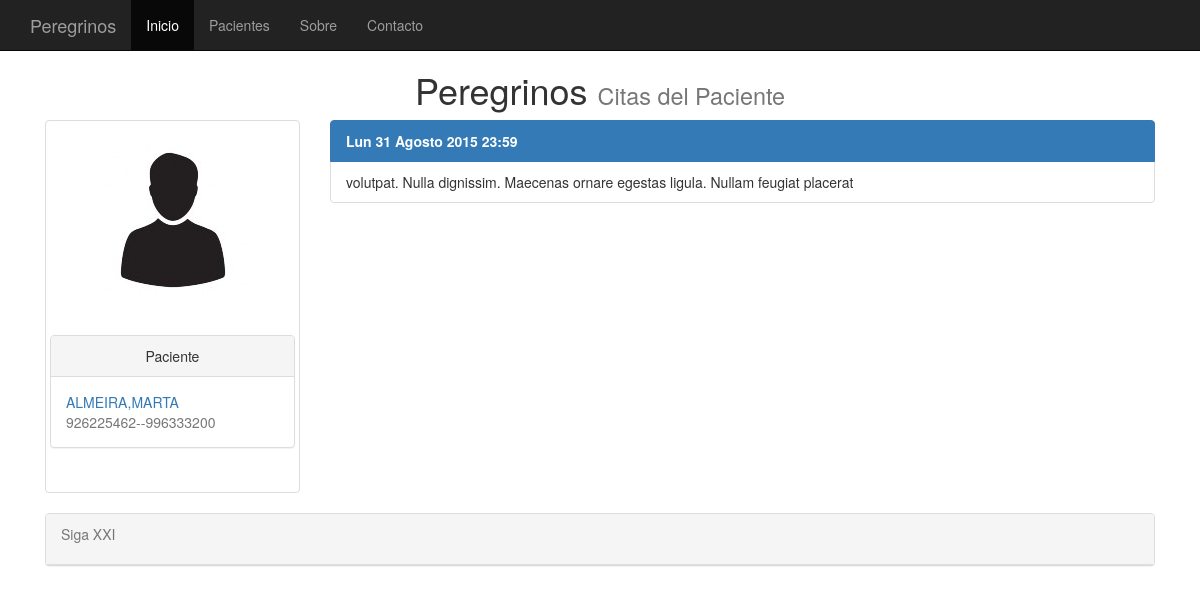
The app's page /citas/23/ with its own data.
### clinica/models.py (models this page shows, shortened)
class clientes(models.Model):
    nombre = models.CharField(max_length=75)
    apellidos = models.CharField(max_length=75)
    telefono =  models.PositiveIntegerField(null=True, blank=True)
    telefono2 = models.PositiveIntegerField(null=True, blank=True)
    antiguedad = models.DateTimeField(default=datetime.now, blank=True)
    fotografia = models.ImageField(upload_to='imagenes', blank=True)

class citas(models.Model):
    fecha = models.DateTimeField(default=datetime.now, blank=True)
    cliente = models.ForeignKey(clientes, default=None, null=True, blank=True)
    observaciones = models.TextField()

### clinica/views.py (the view)
# urls.py: url(r'^citas/([\w]+)/$', ListaCitas.as_view(), name='listacitas' ),
class ListaCitas(ListView):
    paginate_by = 7
    def get_queryset(self):
        self.cliente = get_object_or_404(clientes, id=self.args[0])
        return citas.objects.filter(cliente=self.cliente).order_by('-fecha')
    def get_context_data(self,**kwargs):
        context = super(ListaCitas,self).get_context_data(**kwargs)
        context['cliente']=self.cliente
        return context

### templates/clinica/citas_list.html
{% extends "clinica/plantilla_clientes.html" %}
{% block titulo %}
Citas del Paciente
{% endblock %}
{% block lista %}
	<div class="col-md-9" >
		{% if object_list %}
			<div class="list-group">
				{% for citas  in object_list %}
					<spam class="list-group-item active"><strong>{{ citas.fecha | date:"D j  F  Y H:i" }}</strong></spam>
					<spam class="list-group-item"><smal>{{ citas.observaciones }}</smal></spam>
			        {% endfor %}
			</div>
	        {% else %}
	            <p>No hay citas.</p>
	  	{% endif %}
</div>
{% endblock lista %}

### templates/clinica/plantilla_clientes.html (shortened to what this page needs)
{% extends "base.html" %}
{%   load   staticfiles   %}
{% block content %}
<row>
<div class="col-md-3">
	<div class="thumbnail">
		<br />
		{% if cliente.fotografia %}
			<img src="{{ cliente.fotografia.url }}" class="img-rounded" width="150" height="200" >
		{% else %}
			<img src="/media/imagenes/user.jpg" class="img-rounded">
		{% endif %}
		<br/><br />
		<div class="panel panel-default">
			<div class="panel-heading text-center">
				Paciente
			</div>
			<div class ="panel-body">
				<spam class="text-primary">{{ cliente.apellidos | capfirst}},{{ cliente.nombre | capfirst}}</spam>
				<br />
				<spam class="text-muted">{{ cliente.telefono }}--{{ cliente.telefono2 }}</spam>
  			</div>
		</div>
		<br />
	</div>
</div>
{% block lista %}
{% endblock lista %}
</row>
{% endblock content %}

### records on screen
clientes: fotografia (placeholder picture), apellidos "ALMEIRA", nombre "MARTA", telefono "926225462", telefono2 "996333200"
citas: fecha "Lun 31 Agosto 2015 23:59", observaciones "volutpat. Nulla dignissim. Maecenas ornare egestas ligula. Nullam feugiat placerat"
